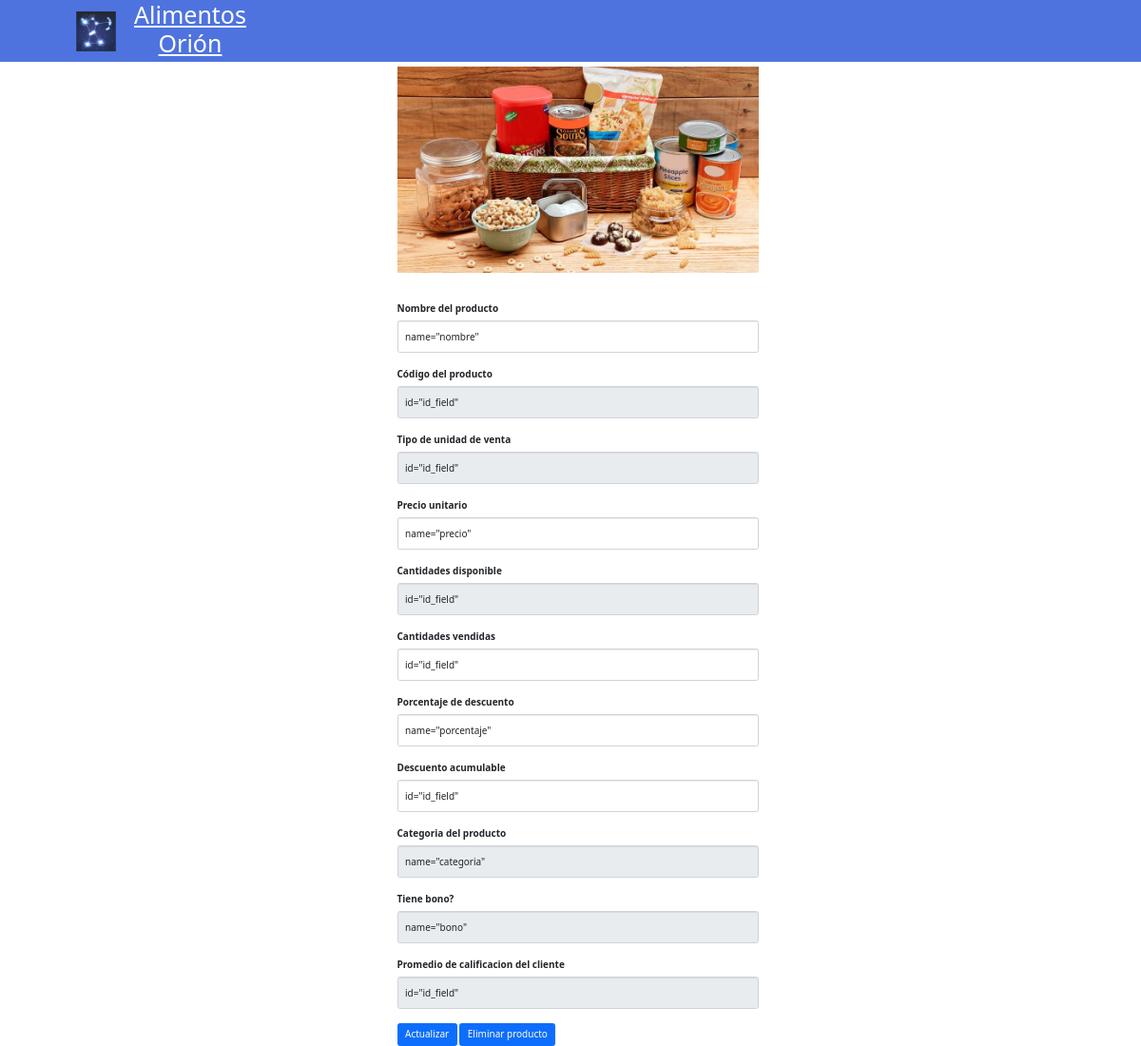
The app's page /productos/1ABC, older data.
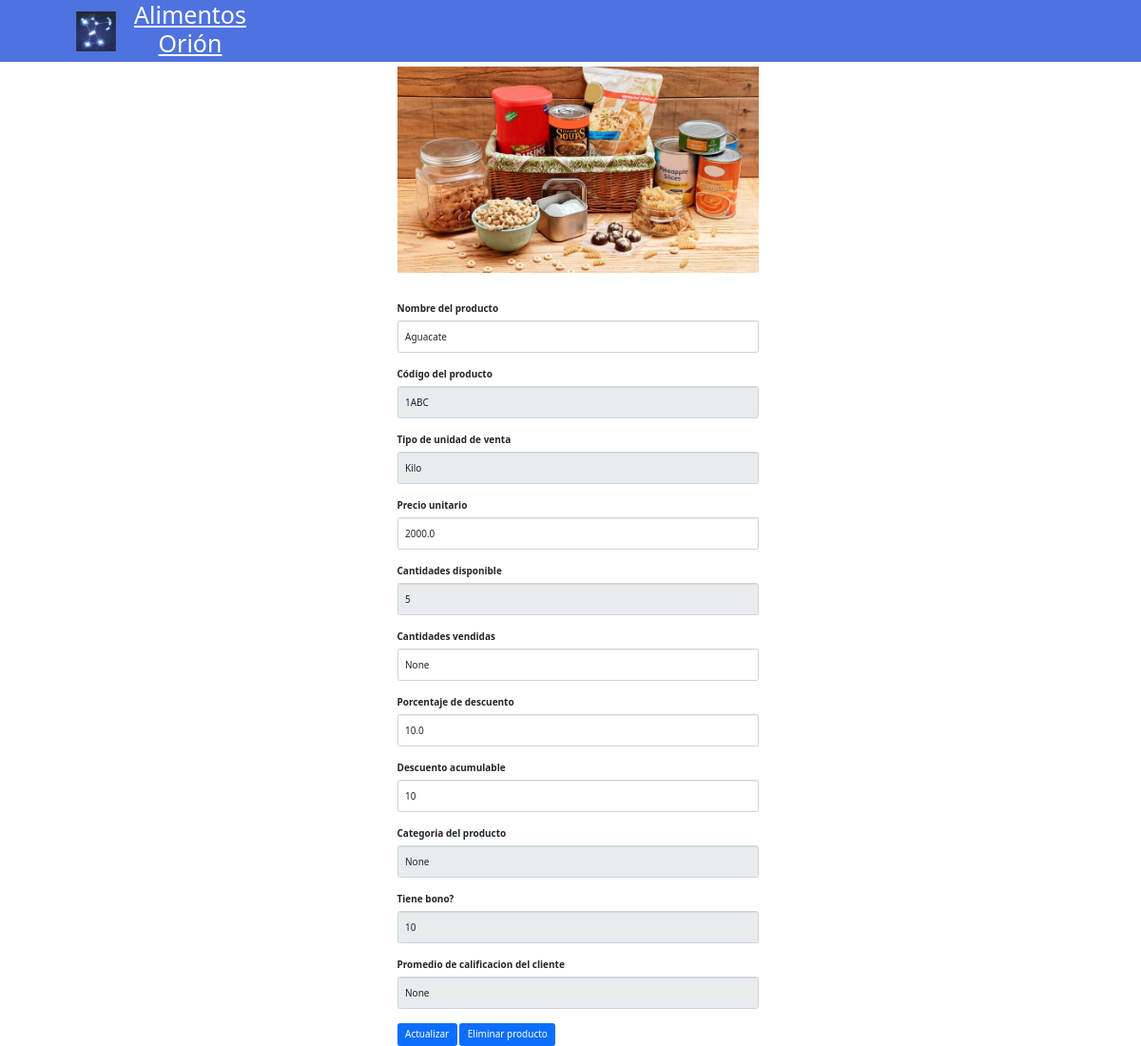
The same page, newer data.
### tables this page shows
CREATE TABLE Productos (Codigo_del_producto TEXT NOT NULL PRIMARY KEY, Nombre_del_producto TEXT, Tipo_producto TEXT, Cantidad_de_unidades_actuales_totales_en_el_inventario INTEGER, Tipo_de_unidad TEXT, Precio_unitario DOUBLE, Porcentaje_de_promocion DOUBLE, Numero_unidades_vendidas INTEGER, Valor_total_de_las_ventas DOUBLE, Categoria_del_producto TEXT, Bono BOOLEAN, Acumulados_descontados INTEGER, Comentarios_de_los_clientes TEXT, Calificacion_dada_al_producto INTEGER, Id_baja TEXT REFERENCES bitacora_de_baja (Id_baja), Id_inventario TEXT REFERENCES Inventario (Id_inventario));

### main.py (the view)
@app.route('/productos/<produc>')
def preciosV(produc):
    idprod=produc
    produc=db_manager.consulta_produc(idprod)
    print(produc)
    return render_template('productoVarios.html',produc=produc)

### db_manager.py (called while the page is built)
def sql_connection():
    try:
        if 'con' not in g:
            path = main.confBd()
            g.con = sqlite3.connect(path + "orion.db")
        return g.con
    except Error:
        print(Error)

def consulta_produc(id):
    status = {'error':None, 'data':None}
    try:
        con=sql_connection()
        cur = con.cursor()
        query1=cur.execute("SELECT * FROM Productos WHERE Codigo_del_producto=?",[id]).fetchone()
        if query1!=None:
            status['data']= query1 #status['data']=[[]]
            print(status['data'])
            return status['data']
        else:
            status['error'] = "Ocurrio un error"
            return status
    except Error:
        status['error'] = "Algo salió mal "+ Error
        return status

### main.py (called while the page is built)
def confBd():
    path = ''
    if get_env == 'production':
        path = os.path.abspath(os.getcwd())
    return path

### templates/productoVarios.html (shortened to what this page needs)
{%  extends "constantes.html" %}
{% block desarrollo %}
<br><br><br>
<div class="col"></div>
    <div class="row d-flex justify-content-center">
        <div class="col-4">
        </div>
        <div class="col-4 ">
            <div class="imagen d-flex justify-content-center">
            <img src="{{url_for('static',filename='images/alimentos.jpg')}}"  alt="User" width="100%">
            </div>
            <br>
            <br>
            <form action="/actualizar" method="post" >
            <label for="id_field" class="form-label">Nombre del producto</label>
            <input type="text" class="form-control" value={{produc[1]}}  name="nombre" id="id_field">
            <br>
            <label for="id_field" class="form-label">Código del producto</label>
            <input type="text" readonly class="form-control" value={{produc[0]}} id="id_field" name="idproduc">
            <br>
            <label for="id_field" class="form-label">Tipo de unidad de venta</label>
            <input type="text" readonly class="form-control" value={{produc[4]}} id="id_field">
            <br>
            <label for="id_field" class="form-label">Precio unitario</label>
            <input type="text" class="form-control" value={{produc[5]}} name="precio" id="id_field">
            <br>
            <label for="id_field" class="form-label" >Cantidades disponible</label>
            <input type="text" class="form-control" readonly value={{produc[3]}} id="id_field">
            <br>
            <label for="id_field" class="form-label">Cantidades vendidas</label>
            <input type="text" class="form-control" value={{produc[7]}} id="id_field">
            <br>
            <label for="id_field" class="form-label">Porcentaje de descuento</label>
            <input type="text" class="form-control" value={{produc[6]}} name="porcentaje" id="id_field">
            <br>
            <label for="id_field" class="form-label">Descuento acumulable</label>
            <input type="text" class="form-control" value={{produc[11]}} id="id_field">
            <br>
            <label for="id_field" class="form-label">Categoria del producto</label>
            <input type="text" class="form-control" readonly value={{produc[9]}} name="categoria" id="id_field">
            <br>
            <label for="id_field" class="form-label">Tiene bono?</label>
            <input type="text" class="form-control" readonly value={{produc[10]}} name="bono" id="id_field">
            <br>
            <label for="id_field" class="form-label">Promedio de calificacion del cliente</label>
            <input type="text" class="form-control" readonly value={{produc[13]}} id="id_field">
            <br>
            <button type="submit" class="btn btn-primary" id="btn-actualizar">Actualizar</button>
            <button type="submit" class="btn btn-primary" id="btn-actualizar">Eliminar producto</button>
            </form>
        </div>
        <div class="col-4">
        </div>
    </div>
{% endblock %}

Row changes from the older to the newer data that the page shows:
added Productos: nombre "Aguacate", idproduc "1ABC", Tipo_de_unidad "Kilo", precio "2000.0", produc "5", porcentaje "10.0", Acumulados_descontados "10", bono "10"
Text that changed along with them:
form field produc: "id=\"id_field\"" → "None"
form field categoria: (not shown) → "None"
form field value: "name=\"nombre\"" → (not shown)
form field idproduc: "id=\"id_field\"" → (not shown)
form field value: "id=\"id_field\"" → (not shown)
form field value: "name=\"precio\"" → (not shown)
form field value: "name=\"porcentaje\"" → (not shown)
form field value: "name=\"categoria\"" → (not shown)
form field value: "name=\"bono\"" → (not shown)
